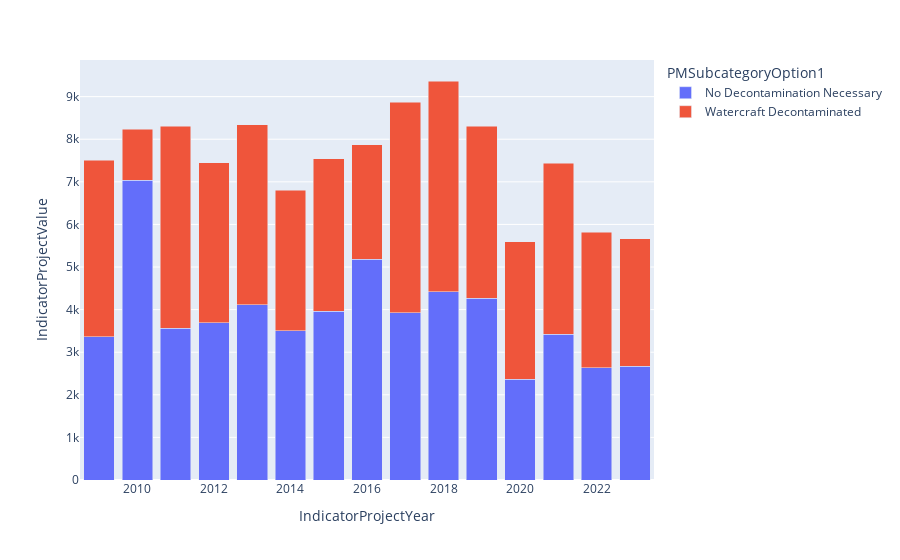

The code cell stored with this chart in its notebook:
### Markdown cell above
### Watercraft Inspections

### Code cell
import pandas as pd
import plotly.express as px


url = 'https://www.laketahoeinfo.org/WebServices/GetReportedEIPIndicatorProjectAccomplishments/JSON/e17aeb86-85e3-4260-83fd-a2b32501c476/16'

df = pd.read_json(url)
df

# stacked bar chart with plotly
fig = px.bar(df, x='IndicatorProjectYear', y='IndicatorProjectValue', color='PMSubcategoryOption1', barmode='stack')
fig.show()

### Figure 1 — Plotly figure (JSON) as saved in the notebook; plotly's stock layout.template omitted (floating-point values rounded to 4 significant figures)
{"data": [{"alignmentgroup": "True", "hovertemplate": "PMSubcategoryOption1=No Decontamination Necessary<br>IndicatorProjectYear=%{x}<br>IndicatorProjectValue=%{y}<extra></extra>", "legendgroup": "No Decontamination Necessary", "marker": {"color": "#636efa", "pattern": {"shape": ""}}, "name": "No Decontamination Necessary", "offsetgroup": "No Decontamination Necessary", "orientation": "v", "showlegend": true, "textposition": "auto", "type": "bar", "x": [2016, 2011, 2010, 2009, 2012, 2014, 2015, 2013, 2017, 2018, 2019, 2020, 2021, 2022, 2023], "xaxis": "x", "y": [5180, 3560, 7040, 3361, 3691, 3500, 3964, 4117, 3928, 4415, 4262, 2367, 3425, 2640, 2670], "yaxis": "y"}, {"alignmentgroup": "True", "hovertemplate": "PMSubcategoryOption1=Watercraft Decontaminated<br>IndicatorProjectYear=%{x}<br>IndicatorProjectValue=%{y}<extra></extra>", "legendgroup": "Watercraft Decontaminated", "marker": {"color": "#EF553B", "pattern": {"shape": ""}}, "name": "Watercraft Decontaminated", "offsetgroup": "Watercraft Decontaminated", "orientation": "v", "showlegend": true, "textposition": "auto", "type": "bar", "x": [2012, 2014, 2016, 2011, 2013, 2010, 2009, 2015, 2017, 2018, 2019, 2020, 2021, 2022, 2023], "xaxis": "x", "y": [3752, 3300, 2689, 4748, 4221, 1200, 4151, 3573, 4942, 4952, 4037, 3232, 4013, 3176, 2997], "yaxis": "y"}], "layout": {"barmode": "stack", "legend": {"title": {"text": "PMSubcategoryOption1"}, "tracegroupgap": 0}, "margin": {"t": 60}, "xaxis": {"anchor": "y", "domain": [0, 1], "title": {"text": "IndicatorProjectYear"}}, "yaxis": {"anchor": "x", "domain": [0, 1], "title": {"text": "IndicatorProjectValue"}}}}
